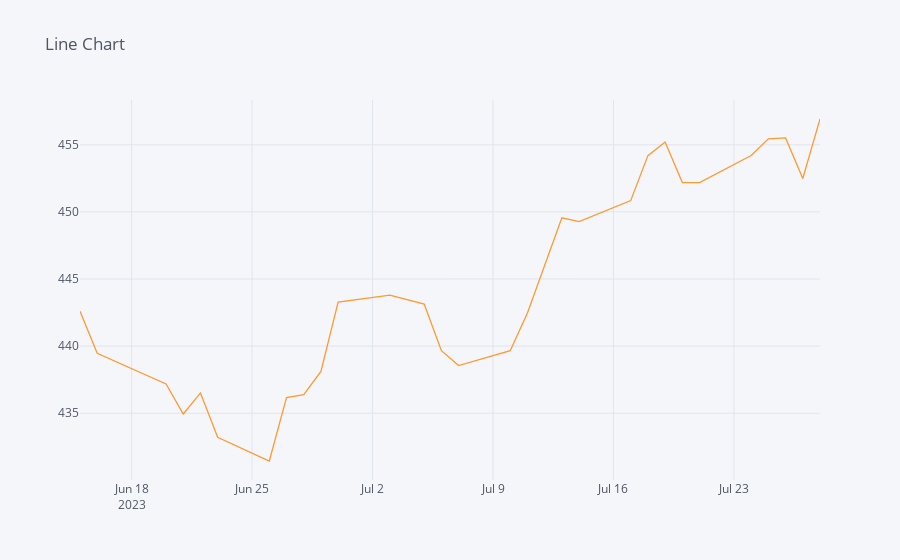

Notebook code for this chart:
### Code cell
# Ploting line chart
df3['Close'][-30:].iplot(kind='line', title='Line Chart')

### Figure 1 — Plotly figure (JSON) as saved in the notebook; plotly's stock layout.template omitted (floating-point values rounded to 4 significant figures)
{"data": [{"line": {"color": "rgba(255, 153, 51, 1.0)", "dash": "solid", "shape": "linear", "width": 1.3}, "mode": "lines", "name": "Close", "text": "", "type": "scatter", "x": ["2023-06-15", "2023-06-16", "2023-06-20", "2023-06-21", "2023-06-22", "2023-06-23", "2023-06-26", "2023-06-27", "2023-06-28", "2023-06-29", "2023-06-30", "2023-07-03", "2023-07-05", "2023-07-06", "2023-07-07", "2023-07-10", "2023-07-11", "2023-07-12", "2023-07-13", "2023-07-14", "2023-07-17", "2023-07-18", "2023-07-19", "2023-07-20", "2023-07-21", "2023-07-24", "2023-07-25", "2023-07-26", "2023-07-27", "2023-07-28"], "y": [442.6, 439.5, 437.2, 434.9, 436.5, 433.2, 431.4, 436.2, 436.4, 438.1, 443.3, 443.8, 443.1, 439.7, 438.5, 439.7, 442.5, 446.0, 449.6, 449.3, 450.8, 454.2, 455.2, 452.2, 452.2, 454.2, 455.4, 455.5, 452.5, 456.9]}], "layout": {"legend": {"bgcolor": "#F5F6F9", "font": {"color": "#4D5663"}}, "paper_bgcolor": "#F5F6F9", "plot_bgcolor": "#F5F6F9", "title": {"font": {"color": "#4D5663"}, "text": "Line Chart"}, "xaxis": {"gridcolor": "#E1E5ED", "showgrid": true, "tickfont": {"color": "#4D5663"}, "title": {"font": {"color": "#4D5663"}, "text": ""}, "zerolinecolor": "#E1E5ED"}, "yaxis": {"gridcolor": "#E1E5ED", "showgrid": true, "tickfont": {"color": "#4D5663"}, "title": {"font": {"color": "#4D5663"}, "text": ""}, "zerolinecolor": "#E1E5ED"}}}
